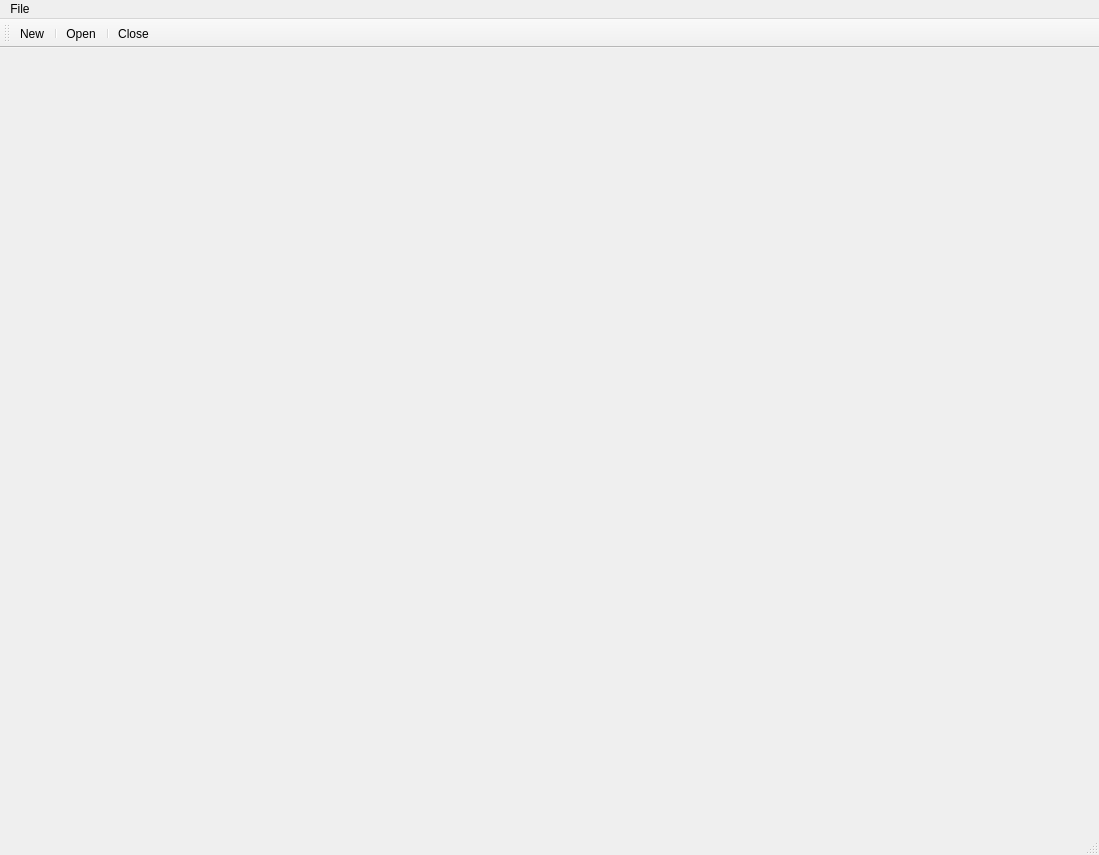
<?xml version="1.0" encoding="UTF-8"?>
<ui version="4.0">
 <class>MainWindow</class>
 <widget class="QMainWindow" name="MainWindow">
  <property name="enabled">
   <bool>true</bool>
  </property>
  <property name="geometry">
   <rect>
    <x>0</x>
    <y>0</y>
    <width>1099</width>
    <height>855</height>
   </rect>
  </property>
  <property name="windowTitle">
   <string>MainWindow</string>
  </property>
  <widget class="QWidget" name="centralwidget"/>
  <widget class="QMenuBar" name="menuBar">
   <property name="geometry">
    <rect>
     <x>0</x>
     <y>0</y>
     <width>1099</width>
     <height>23</height>
    </rect>
   </property>
   <widget class="QMenu" name="menuFile">
    <property name="title">
     <string>File</string>
    </property>
    <addaction name="actionNew"/>
    <addaction name="separator"/>
    <addaction name="actionOpen"/>
    <addaction name="separator"/>
    <addaction name="actionClose"/>
   </widget>
   <addaction name="menuFile"/>
  </widget>
  <widget class="QToolBar" name="toolBar">
   <property name="windowTitle">
    <string>toolBar</string>
   </property>
   <attribute name="toolBarArea">
    <enum>TopToolBarArea</enum>
   </attribute>
   <attribute name="toolBarBreak">
    <bool>false</bool>
   </attribute>
   <addaction name="actionNew"/>
   <addaction name="separator"/>
   <addaction name="actionOpen"/>
   <addaction name="separator"/>
   <addaction name="actionClose"/>
  </widget>
  <widget class="QStatusBar" name="statusBar"/>
  <action name="actionNew">
   <property name="text">
    <string>New</string>
   </property>
   <property name="toolTip">
    <string>创建</string>
   </property>
   <property name="shortcut">
    <string>Ctrl+A</string>
   </property>
  </action>
  <action name="actionOpen">
   <property name="text">
    <string>Open</string>
   </property>
  </action>
  <action name="actionClose">
   <property name="text">
    <string>Close</string>
   </property>
  </action>
 </widget>
 <resources/>
 <connections/>
</ui>
